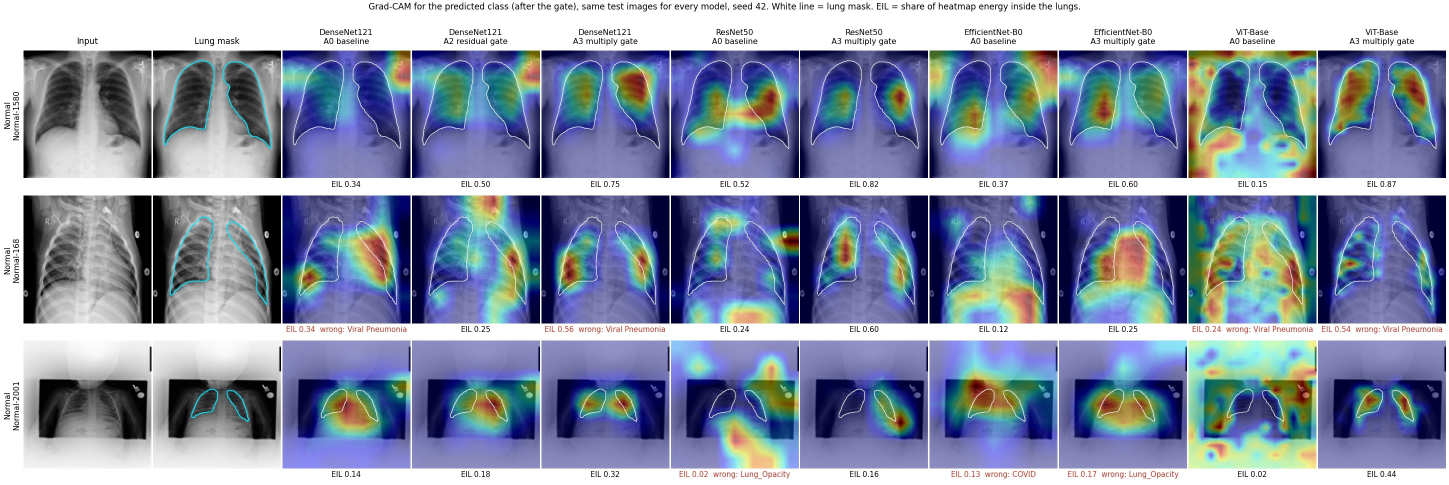
#> input picture artifacts/T31_dependence/heatmap_panel/heatmap_panel_Normal.jpg, 2898 x 970 px, given in place of COVID-1.png, which was not available (shown at 1/2 size)
$ jupyter execute --allow-errors baseline-cnn-model-dnn-research-auxseg-updated.ipynb   (text cells are left out)
#> lines starting #> are read from the running program, lines starting #| are printed output that depends on the picture; pictures that were not available may be replaced by others from this repository, and a replacement may not be noted
[cell 1]
# Kaggle / Tesla P100 compatibility fix
# IMPORTANT: run this cell FIRST, before any other cell imports torch.
#
# Tesla P100 is a Pascal GPU (compute capability sm_60). PyTorch CUDA 12.8
# wheels no longer include sm_60 kernels, while the CUDA 12.6 build does.
# Pinning the CUDA 12.6 wheel avoids the "no kernel image is available" crash.

import subprocess
import sys

if "torch" in sys.modules:
    raise RuntimeError(
        "PyTorch has already been imported in this kernel. Restart the session/kernel, "
        "then run this first cell before running anything else."
    )

subprocess.check_call([
    sys.executable,
    "-m",
    "pip",
    "install",
    "--quiet",
    "--upgrade",
    "torch==2.8.0+cu126",
    "torchvision==0.23.0+cu126",
    "--index-url",
    "https://download.pytorch.org/whl/cu126",
])
#> (this line was passed over: subprocess is not available in this run)

print("Installed PyTorch 2.8.0 + CUDA 12.6 build (P100 / sm_60 compatible).")
print("Continue running the notebook from the next cell.")

[cell 2]
import argparse
import copy
import json
import os
import random
from pathlib import Path

import numpy as np
import pandas as pd
import torch
import torch.nn as nn
from sklearn.metrics import classification_report,confusion_matrix,roc_auc_score, accuracy_score

from sklearn.model_selection import train_test_split
from torch.utils.data import DataLoader, Dataset, Subset
from torchvision import transforms
from torchvision.datasets import ImageFolder
from tqdm import tqdm

from PIL import Image
import torch.nn.functional as F
from torchvision.transforms import functional as TF
from torchvision.transforms import InterpolationMode

try:
    import timm
except ImportError as e:
    raise ImportError(
        "This script requires `timm`. Install with: pip install timm --break-system-packages"
    ) from e

[cell 3]
def set_seed(seed: int = 42):
    """Set the random seed for reproducibility."""
    random.seed(seed)
    np.random.seed(seed)
    torch.manual_seed(seed)
    torch.cuda.manual_seed_all(seed)
    torch.backends.cudnn.deterministic = True
    torch.backends.cudnn.benchmark = False

[cell 4]
IMAGENET_MEAN = [0.485, 0.456, 0.406]
IMAGENET_STD = [0.229, 0.224, 0.225]

[cell 5]
# Verify image-mask pairing before modifying the dataset pipeline

DATA_ROOT = Path(
    "/kaggle/input/datasets/tawsifurrahman/covid19-radiography-database/"
    "COVID-19_Radiography_Dataset"
)

image_path = DATA_ROOT / "COVID" / "images" / "COVID-1.png"
mask_path = DATA_ROOT / "COVID" / "masks" / "COVID-1.png"

print("Image exists:", image_path.exists())
print("Mask exists :", mask_path.exists())

image = Image.open(image_path)
#> image is the input picture: PIL image 2898x970 RGB; mean R, G, B 133.7, 144.5, 168.1
mask = Image.open(mask_path)
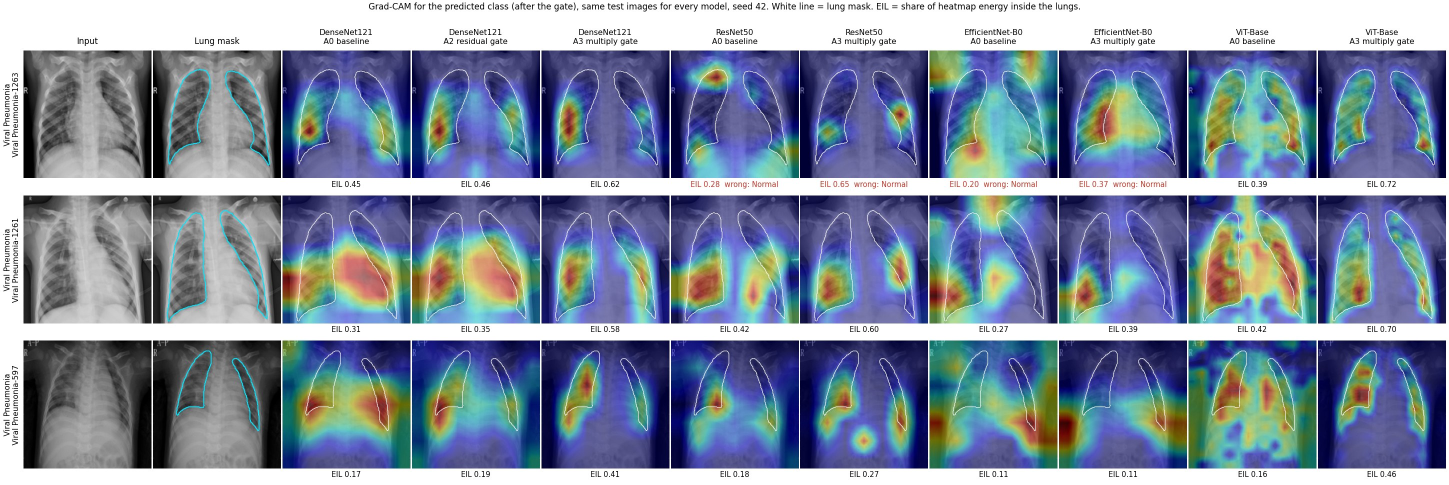
#> input picture artifacts/T31_dependence/heatmap_panel/heatmap_panel_Viral_Pneumonia.jpg, 2898 x 970 px, given in place of COVID-1.png, which was not available (shown at 1/2 size)
#> mask is the input picture: PIL image 2898x970 RGB; mean R, G, B 125.2, 138.5, 159

print("Image size:", image.size)
#| Image size: (2898, 970)
print("Mask size :", mask.size)
#| Mask size : (2898, 970)
print("Image mode:", image.mode)
#| Image mode: RGB
print("Mask mode :", mask.mode)
#| Mask mode : RGB

[cell 6]
import matplotlib.pyplot as plt

# Load
image = Image.open(image_path).convert("L")
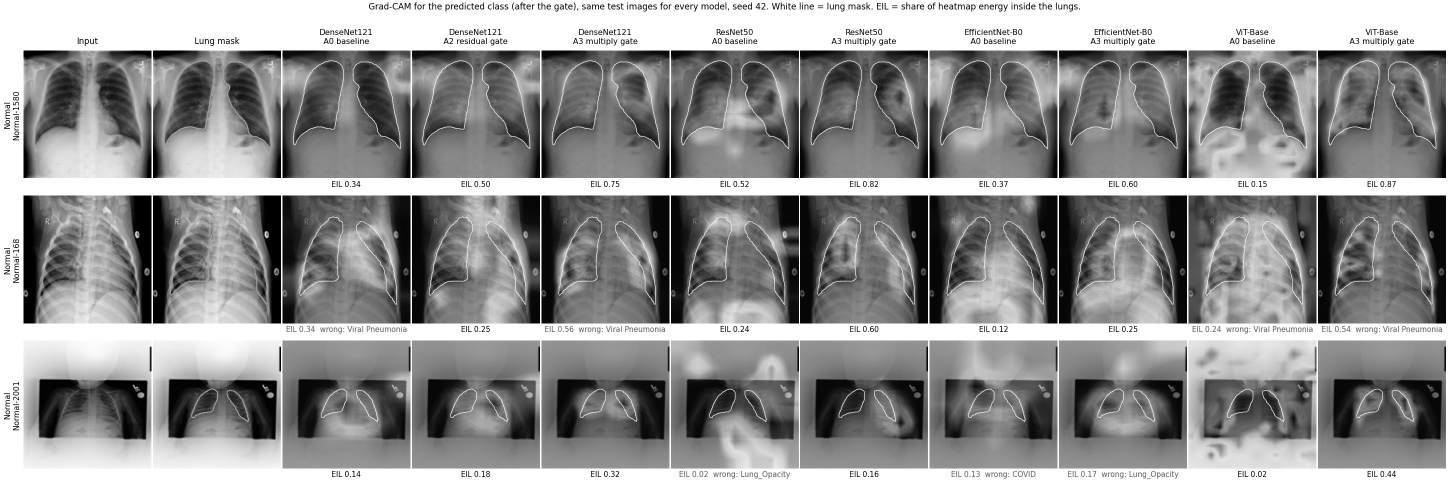
#> image: PIL image 2898x970 L (shown at 1/2 size); min 0, max 255, mean 143.9
mask = Image.open(mask_path).convert("L")
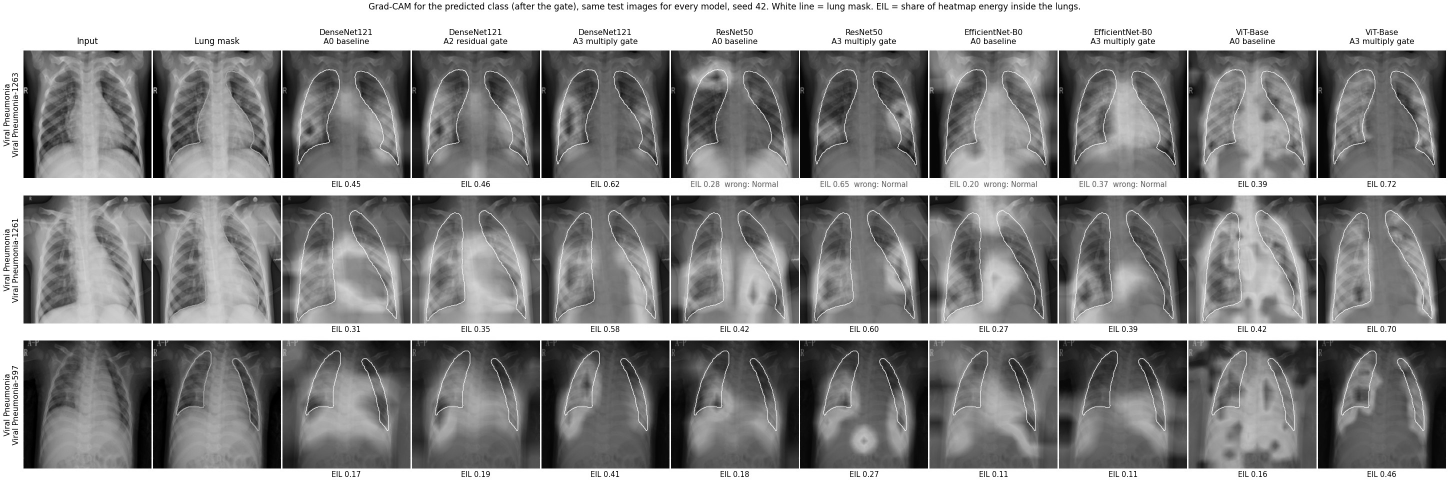
#> mask: PIL image 2898x970 L (shown at 1/2 size); min 0, max 255, mean 136.9

# Resize both to the size we will use for training
image_224 = image.resize((224, 224), Image.BILINEAR)
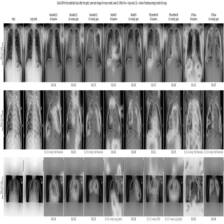
#> image_224: PIL image 224x224 L; min 0, max 255, mean 143.9
mask_224 = mask.resize((224, 224), Image.NEAREST)
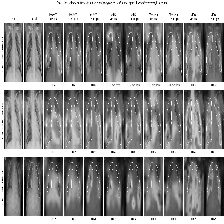
#> mask_224: PIL image 224x224 L; min 0, max 255, mean 141.1

print("After resize:")
print("Image:", image_224.size)
#| Image: (224, 224)
print("Mask :", mask_224.size)
#| Mask : (224, 224)

plt.figure(figsize=(10, 4))

plt.subplot(1, 2, 1)
plt.imshow(image_224, cmap="gray")
plt.title("Chest X-ray")
plt.axis("off")

plt.subplot(1, 2, 2)
plt.imshow(mask_224, cmap="gray")
plt.title("Lung Mask")
plt.axis("off")

plt.show()

[cell 7]
# Check whether the resized mask aligns with the lungs

plt.figure(figsize=(6, 6))

plt.imshow(image_224, cmap="gray")
plt.imshow(mask_224, cmap="Reds", alpha=0.3)

plt.title("X-ray + Lung Mask Overlay")
plt.axis("off")
plt.show()

[cell 8]
class JointTransform:
    # [96 lines left out: functions __init__, __call__, not called in this run]

[cell 9]
class CXRWithMaskDataset(Dataset):
    # [4 lines left out: function __init__, not called in this run]

    def __len__(self):
        return len(self.indices)

    # [27 lines left out: function __getitem__, not called in this run]

[cell 10]
# [18 lines left out: function stratified_split, not called in this run]

[cell 11]
def build_dataloaders(
    data_dir: str,
    img_size: int,
    batch_size: int,
    seed: int,
    num_workers: int = 4
):
    # Only load files inside each class's "images" folder
    # [8 lines left out: function only_images_folder, not called in this run]

    base_dataset = ImageFolder(
        root=data_dir,
        is_valid_file=only_images_folder
    )

    # Keep exactly the same 70/15/15 split as baseline
    train_idx, val_idx, test_idx = stratified_split(
        base_dataset,
        seed=seed
    )

    # Joint image + mask transformations
    train_tf = JointTransform(
        img_size=img_size,
        train=True
    )

    eval_tf = JointTransform(
        img_size=img_size,
        train=False
    )

    train_ds = CXRWithMaskDataset(
        base_dataset,
        train_idx,
        train_tf
    )

    val_ds = CXRWithMaskDataset(
        base_dataset,
        val_idx,
        eval_tf
    )

    test_ds = CXRWithMaskDataset(
        base_dataset,
        test_idx,
        eval_tf
    )

    pin_memory = torch.cuda.is_available()

    train_loader = DataLoader(
        train_ds,
        batch_size=batch_size,
        shuffle=True,
        num_workers=num_workers,
        pin_memory=pin_memory
    )

    val_loader = DataLoader(
        val_ds,
        batch_size=batch_size,
        shuffle=False,
        num_workers=num_workers,
        pin_memory=pin_memory
    )

    test_loader = DataLoader(
        test_ds,
        batch_size=batch_size,
        shuffle=False,
        num_workers=num_workers,
        pin_memory=pin_memory
    )

    class_names = base_dataset.classes

    train_targets = np.array(
        base_dataset.targets
    )[train_idx]

    datasets = {
        "train": train_ds,
        "val": val_ds,
        "test": test_ds
    }

    return (
        train_loader,
        val_loader,
        test_loader,
        class_names,
        train_targets,
        datasets
    )

#> (a cell that did not finish here is left out)

[cell 13]
# [5 lines left out: function compute_class_weights, not called in this run]

[cell 14]
class DenseNetAuxSeg(nn.Module):
    """
    DenseNet121 disease classifier with a lightweight auxiliary
    lung-segmentation decoder.
    """
    # [61 lines left out: functions __init__, forward, not called in this run]


def build_model(num_classes: int = 4) -> nn.Module:
    return DenseNetAuxSeg(num_classes=num_classes)

[cell 15]
# [24 lines left out: functions freeze_backbone, print_trainable_parameters, not called in this run]

[cell 16]
# [43 lines left out: function unfreeze_final_blocks, not called in this run]

[cell 17]
# [9 lines left out: function build_optimizer, not called in this run]

[cell 18]
# [10 lines left out: function build_scheduler, not called in this run]

[cell 19]
class DiceLoss(nn.Module):
    def __init__(self, smooth: float = 1e-6):
        super().__init__()
        self.smooth = smooth

    # [14 lines left out: function forward, not called in this run]


dice_loss_fn = DiceLoss()
#> (the rest of this cell did not finish here and is left out)

[cell 20]
# [103 lines left out: function train_phase, not called in this run]

#> (a cell that did not finish here is left out)

[cell 22]
parser = argparse.ArgumentParser(
    description="DenseNet121 + Auxiliary Segmentation Head - Stage 2 Candidate (b)"
)

parser.add_argument(
    "--data_dir",
    type=str,
    default=(
        "/kaggle/input/datasets/tawsifurrahman/"
        "covid19-radiography-database/"
        "COVID-19_Radiography_Dataset"
    ),
    help="Path to the COVID-19 Radiography Dataset root",
)

parser.add_argument(
    "--output_dir",
    type=str,
    default="./runs/densenet121_auxseg",
)

parser.add_argument("--img_size", type=int, default=224)
parser.add_argument("--batch_size", type=int, default=32)
parser.add_argument("--seed", type=int, default=42)
parser.add_argument("--num_workers", type=int, default=4)

parser.add_argument(
    "--device",
    type=str,
    default="auto",
    choices=["auto", "cuda", "cpu"],
    help="'auto' picks CUDA if available, else CPU.",
)

# Auxiliary segmentation contribution:
# total_loss = classification_loss + lambda_seg * segmentation_loss
parser.add_argument("--lambda_seg", type=float, default=0.3)

# Phase 1: DenseNet feature extractor frozen, both heads trained
parser.add_argument("--phase1_epochs", type=int, default=15)
parser.add_argument("--phase1_lr", type=float, default=1e-3)

# Phase 2: fine-tune final DenseNet block(s) + both heads
parser.add_argument("--phase2_epochs", type=int, default=40)
parser.add_argument("--phase2_lr", type=float, default=1e-5)
parser.add_argument(
    "--unfreeze_blocks",
    type=int,
    default=1,
    choices=[1, 2, 3, 4],
)

# Hyperparameter-sweep knobs
parser.add_argument(
    "--optimizer",
    type=str,
    default="adamw",
    choices=["adamw", "adam", "sgd"],
)

parser.add_argument("--weight_decay", type=float, default=1e-4)

parser.add_argument(
    "--scheduler",
    type=str,
    default="cosine",
    choices=["cosine", "step", "plateau", "none"],
)

parser.add_argument("--patience", type=int, default=5)

[cell 23]
args, _ = parser.parse_known_args()

Path(args.output_dir).mkdir(parents=True, exist_ok=True)
set_seed(args.seed)

[cell 24]
# ---- Device selection + CUDA compatibility check ----

# [9 lines left out: function _cuda_build_supports_current_gpu, not called in this run]


#> (the rest of this cell did not finish here and is left out)

#> (a cell that did not finish here is left out)
